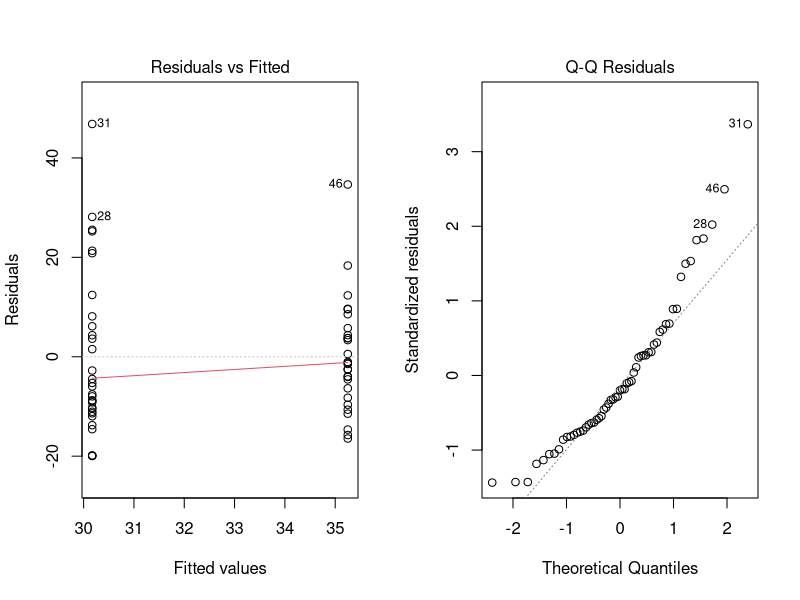
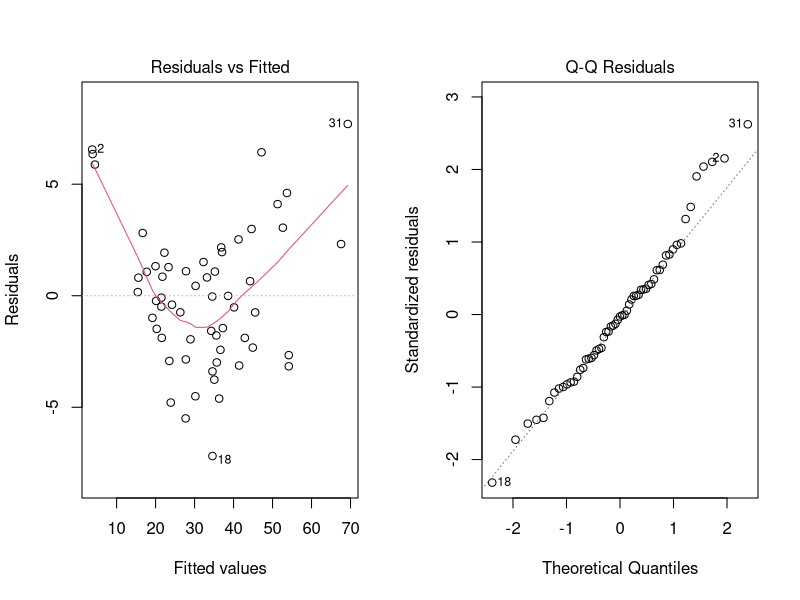
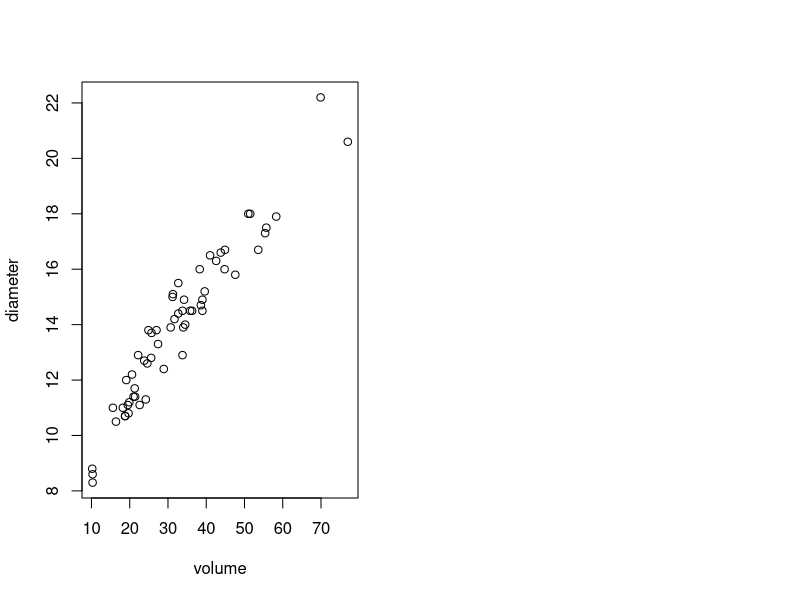
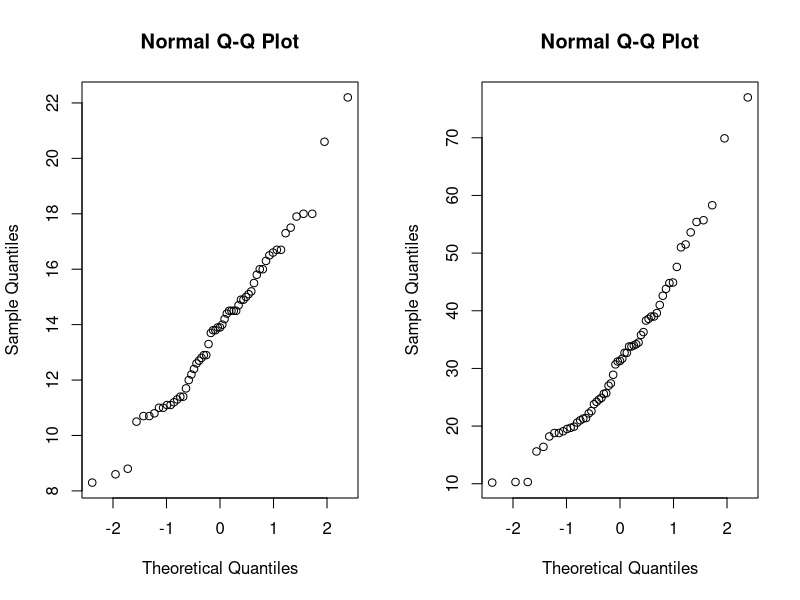
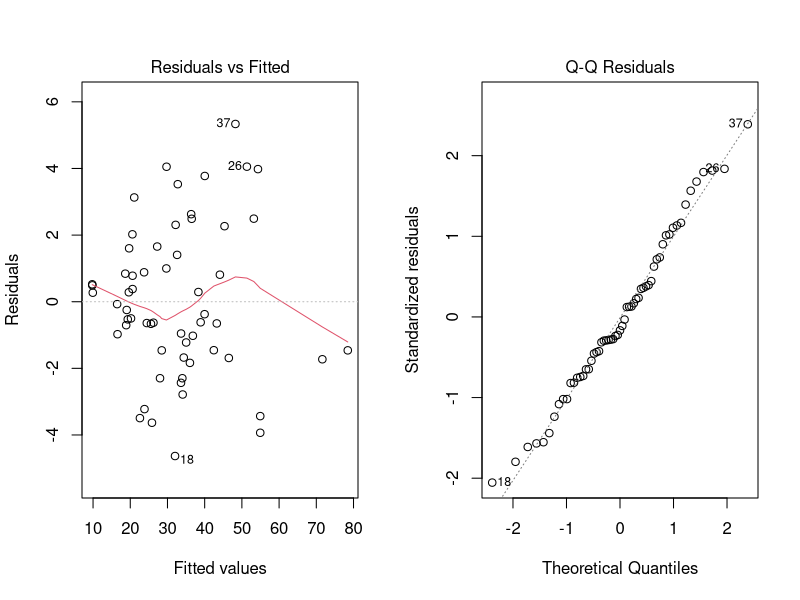

Source code (R) for these figures, in order:
## ---- chunk 1
library(tidyverse)
library(rstudioapi)
library(lme4)
library(car)
library(gridExtra)

knitr::opts_chunk$set(echo = TRUE)
setwd(dirname(getActiveDocumentContext()$path))
# round numbers to 3 digits
options(digits = 3)
## ---- chunk 2
# read the data
data <- read.table(file="treeVolume.txt", header=TRUE)
data$type <- as.factor(data$type)
# perform one way-anova
model <- lm(volume~type, data = data)
anova(model)
summary(model)
par(mfrow=c(1,2));
plot(model, 1); plot(model, 2)
## ---- chunk 3
# perform ancova
model <- lm(volume~diameter+height+type, data = data)
anova(model)
summary(model)
## ---- chunk 4
# diagnostics
par(mfrow=c(1,2));
plot(model, 1); plot(model, 2)
## ---- chunk 5
# perform predictions
avg_diameter <- mean(data$diameter); avg_height <- mean(data$height)
types <- unique(as.character(data$type))
new_data <- expand.grid(diameter = avg_diameter, height = avg_height, 
                        type = types)
results <- predict(model, new_data, type="response")
final <- new_data %>% bind_cols('Estimated volume' = results)
knitr::kable(final)
## ---- chunk 6
# plot to see relationship
plot(diameter~volume, data = data)
cor.test(data$diameter, data$volume)
# diagnostics
par(mfrow=c(1,2)); qqnorm(data$diameter); qqnorm(data$volume)
## ---- chunk 7
# perform ANCOVA with interaction 
model <- lm(volume ~ type*diameter, data = data)
anova(model)
## ---- chunk 8
# create new variable
data_1 <- data %>% mutate(new_var = (diameter/2)**2*pi*height)

# perform ANCOVA
model <- lm(volume~new_var+type, data = data_1)
anova(model)
summary(model)
## ---- chunk 9
# diagnostics
par(mfrow=c(1,2));
plot(model, 1); plot(model, 2)
